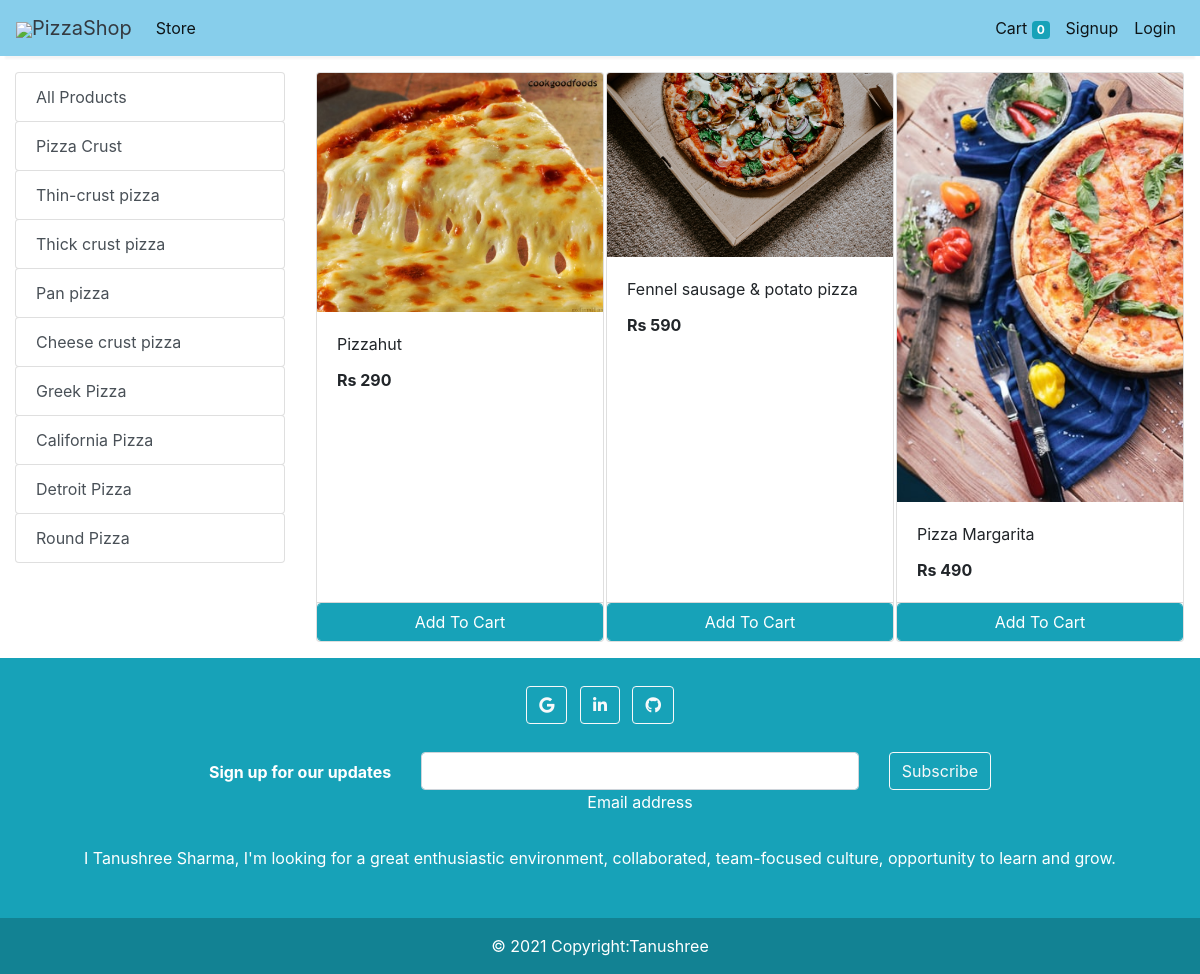
/store?category=18, run on the app's committed database.
### store/models/category.py (models this page shows, shortened)
class Category(models.Model):
    name= models.CharField(max_length=50)
    @staticmethod
    def get_all_categories():
        return Category.objects.all()

### store/models/product.py (models this page shows, shortened)
class Products(models.Model):
    name = models.CharField(max_length=60)
    price= models.IntegerField(default=0)
    category= models.ForeignKey(Category,on_delete=models.CASCADE,default=1 )
    description= models.CharField(max_length=250, default='', blank=True, null= True)
    image= models.ImageField(upload_to='uploads/products/')
    @staticmethod
    def get_all_products_by_categoryid(category_id):
        if category_id:
            return Products.objects.filter (category=category_id)
        else:
            return Products.get_all_products();

### store/views/home.py (the view)
# urls.py: path('' , include('store.urls'))
def store(request):
    cart = request.session.get('cart')
    if not cart:
        request.session['cart'] = {}
    products = None
    categories = Category.get_all_categories()
    categoryID = request.GET.get('category')
    if categoryID:
        products = Products.get_all_products_by_categoryid(categoryID)
    else:
        products = Products.get_all_products();
    data = {}
    data['products'] = products
    data['categories'] = categories
    print('you are : ', request.session.get('email'))
    return render(request, 'index.html', data)

### store/templatetags/cart.py (called while the page is built)
@register.filter (name='is_in_cart')
def is_in_cart(product, cart):
    keys = cart.keys ()
    for id in keys:
        if int (id) == product.id:
            return True
    return False;

### store/templatetags/custom_filter.py (called while the page is built)
@register.filter(name='currency')
def currency(number):
    return "Rs "+str(number)

### store/templates/index.html (shortened to what this page needs)
{% extends 'base.html' %}
{% block content %}
{% load cart %}
{% load custom_filter %}
<div class="container-fluid mt-3">
	<div class="row">
		<div class="col-lg-3 mx-auto">
			<div class="list-group">
				<a href="/" class="list-group-item list-group-item-action btn btn-outline-info">All Products</a>
				{% for category in categories %}
				<a href="/?category={{category.id}}"
					class="list-group-item list-group-item-action btn btn-outline-info">{{category.name}}</a>
				{% endfor %}
			</div>
		</div>
		<div id='products' class="col-lg-9 mx-auto">
			<div class="row mx-auto">
				{% for product in products %}
				<div class="card mx-auto mb-3" id={{product.id}} style="width: 18rem;">
					<img class="card-img-top" src="{{product.image.url}}" alt="Card image cap">
					<div class="card-body">
						<p class="card-title">{{product.name}}</p>
						<p class="card-text"><b>{{product.price|currency}}</b></p>
					</div>
					<div class="card-footer p-0 no-gutters">
						{% if product|is_in_cart:request.session.cart %}
						<div class="row no-gutters">
							<form action="/#{{product.id}}" class="col-2 " method="post">
								{% csrf_token %}
								<input hidden type="text" name='product' value='{{product.id}}'>
								<input hidden type="text" name='remove' value='True'>
								<input type="submit" value=" - " class="btn btn-block btn-info border-right">
							</form>
							<div class="text-center col btn btn-info">{{product|cart_quantity:request.session.cart}} in Cart</div>
							<form action="/#{{product.id}}" class="col-2 " method="post">
								{% csrf_token %}
								<input hidden type="text" name='product' value='{{product.id}}'>
								<input type="submit" value=" + " class="btn btn-block btn-info border-left">
							</form>
						</div>
						{% else %}
						<form action="/#{{product.id}}" method="POST" class="btn-block">
							<input type="submit" class="float-right btn btn-info form-control"
								value="Add To Cart">
						</form>
						{% endif %}
					</div>
				</div>
				{% endfor %}
			</div>
		</div>
	</div>
</div>
{% endblock %}

### data on the page
Category: name "Pizza Crust"
Category: name "Thin-crust pizza"
Category: name "Thick crust pizza"
Category: name "Pan pizza"
Category: name "Cheese crust pizza"
Category: name "Greek Pizza"
Category: name "California Pizza"
Category: name "Detroit Pizza"
Category: name "Round Pizza"
Products: image (picture), name "Pizzahut", price "Rs 290"
Products: image (picture), name "Fennel sausage & potato pizza", price "Rs 590"
Products: image (picture), name "Pizza Margarita", price "Rs 490"

### other printed values
{{ request.session.cart.keys|length }} "0"
